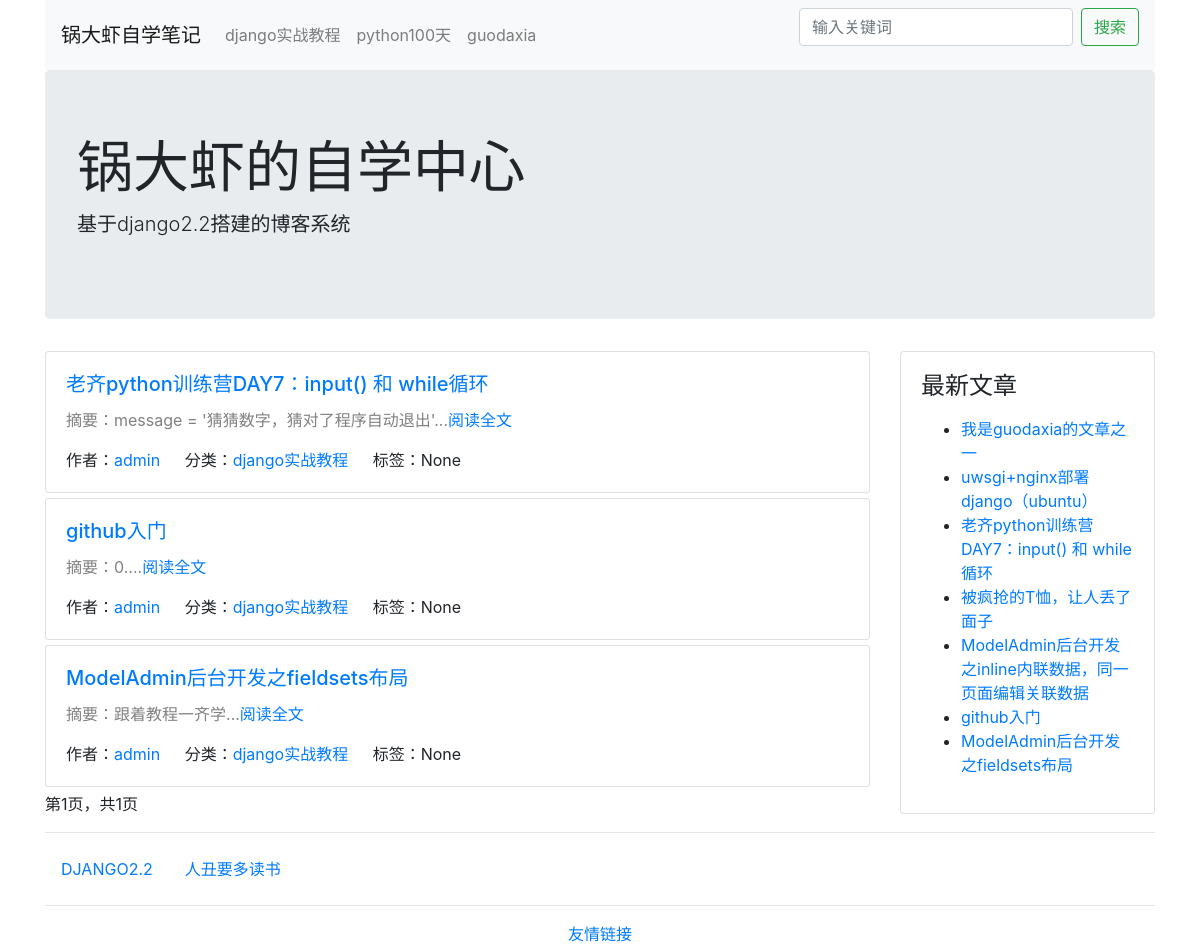
Page /category/1/ on the committed database.
### blog/models.py (models this page shows, shortened)
class Category(models.Model):
    STATUS_NORMAL = 1
    STATUS_DELETE = 0
    STATUS_ITEMS = (
        (STATUS_NORMAL, '正常'),
        (STATUS_DELETE, '删除'),
    )
    name = models.CharField('名称', max_length=50)
    status = models.PositiveIntegerField('状态', default=STATUS_NORMAL, choices=STATUS_ITEMS)
    is_nav = models.BooleanField('是否为导航', default=False)
    owner = models.ForeignKey(User, verbose_name='作者', on_delete=models.CASCADE)
    created_time = models.DateTimeField('创建时间', auto_now_add=True)
    class Meta:
        verbose_name = verbose_name_plural = '分类'
    @classmethod
    def get_navs(cls):
        categories = cls.objects.filter(status=cls.STATUS_NORMAL)
        nav_categories = []
        normal_categories = []
        for cate in categories:
            if cate.is_nav:
                nav_categories.append(cate)
            else:
                normal_categories.append(cate)
        category = {
            'navs': nav_categories,
            'categories': normal_categories,
        }
        return category

class Post(models.Model):
    STATUS_NORMAL = 1
    STATUS_DELETE = 0
    STATUS_DRAFT = 2
    STATUS_ITEMS = (
        (STATUS_NORMAL, '正常'),
        (STATUS_DELETE, '删除'),
        (STATUS_DRAFT, '草稿'),
    )
    title = models.CharField('标题', max_length=255)
    decs = models.CharField('摘要', max_length=1024, blank=True, null=True)
    content = models.TextField('正文', help_text='正文必须为markdown格式')
    status = models.PositiveIntegerField('状态', choices=STATUS_ITEMS, default=STATUS_NORMAL)
    category = models.ForeignKey(Category, verbose_name='分类', on_delete=models.CASCADE)
    tag = models.ManyToManyField(Tag, verbose_name='标签')
    owner = models.ForeignKey(User, verbose_name='作者', on_delete=models.CASCADE)
    created_time = models.DateTimeField('创建时间', auto_now_add=True)
    pv = models.PositiveIntegerField(default=1)
    uv = models.PositiveIntegerField(default=1)
    class Meta:
        verbose_name = verbose_name_plural = '文章'
        ordering = ['-id']
    @classmethod
    def latest_posts(cls):
        return cls.objects.filter(status=cls.STATUS_NORMAL)

### config/models.py (models this page shows, shortened)
class SideBar(models.Model):
    STATUS_SHOW = 1
    STATUS_HIDE = 2
    DISPLAY_HTML = 1
    DISPLAY_LATEST = 2
    DISPLAY_HOT = 3
    DISPLAY_COMMENT = 4
    STATUS_ITEMS = (
        (STATUS_SHOW, '展示'),
        (STATUS_HIDE, '隐藏'),
    )
    SIDE_TYPE = (
        (DISPLAY_HTML, 'HTML'),
        (DISPLAY_LATEST, '最新文章'),
        (DISPLAY_HOT, '最热文章'),
        (DISPLAY_COMMENT, '最近评论'),
    )
    title = models.CharField('标题', max_length=50)
    display_type = models.PositiveIntegerField('展示类型', choices=SIDE_TYPE, default=1)
    content = models.CharField('内容', help_text='如果设置的不是HTML类型，可为空', blank=True, max_length=500)
    status = models.PositiveIntegerField('状态', choices=STATUS_ITEMS, default=STATUS_SHOW)
    owner = models.ForeignKey(User, verbose_name='作者', on_delete=models.CASCADE)
    created_time = models.DateTimeField('创建时间', auto_now_add=True)
    class Meta:
        verbose_name = verbose_name_plural = '侧边栏'
    @classmethod
    def get_all(cls):
        return cls.objects.filter(status=cls.STATUS_SHOW)
    @property
    def content_html(self):
        from blog.models import Post
        from comment.models import Comment
        result = ''
        if self.display_type == self.DISPLAY_HTML:
            result = self.content
        elif self.display_type == self.DISPLAY_LATEST:
            context = {
                'posts': Post.latest_posts(),
            }
            result = render_to_string('config/blocks/sidebar_posts.html', context)
        elif self.display_type == self.DISPLAY_HOT:
            context = {
                'posts': Post.hot_posts(),
            }
            result = render_to_string('config/blocks/sidebar_posts.html', context)
        elif self.display_type == self.DISPLAY_COMMENT:
            context = {
                'comments': Comment.objects.filter(status=Comment.STATUS_NORMAL),
            }
            result = render_to_string('config/blocks/sidebar_comments.html', context)
        return result

### blog/views.py (the view)
# urls.py: path('category/<category_id>/', CategoryView.as_view(), name='category_list'),
class CategoryView(IndexView):
    def get_context_data(self, **kwargs):
        context = super().get_context_data(**kwargs)
        category_id = self.kwargs.get('category_id')
        category = get_object_or_404(Category, pk=category_id)
        context.update({
            'category': category,
        })
        return context
    def get_queryset(self):
        queryset = super().get_queryset()
        category_id = self.kwargs.get('category_id')
        return queryset.filter(category_id=category_id)

### blog/views.py (called while the page is built)
    def get_context_data(self, **kwargs):
        context = super().get_context_data(**kwargs)
        context.update({
            'sidebars': SideBar.get_all(),
        })
        context.update(Category.get_navs())
        return context

### typeidea/templates/blog/list.html (shortened to what this page needs)
{% extends "../base.html" %}
{% block main %}
{% for post in post_list %}
<div class="card post">
    <div class="card-body">
        <h5 class="card-title"><a href="{% url 'post_detail' post.id %}">{{ post.title }}</a></h5>
        <div>
            <p style="color: gray">摘要：{{ post.decs }}...<a href="{% url 'post_detail' post.id %}">阅读全文</a></p>
        </div>
        <span class="card-link">作者：<a href="{% url 'author' post.owner.id %}">{{ post.owner.username }}</a></span>
        <span class="card-link">分类：<a href="{% url 'category_list' post.category.id %}">{{ post.category.name }}</a></span>
        <span class="card-link">标签：{{ post.tag.name }}</span>
    </div>
</div>
{% endfor %}
{% if page_obj %}
第{{ page_obj.number }}页，共{{ paginator.num_pages }}页
{% endif %}
{% endblock %}

### typeidea/templates/base.html (shortened to what this page needs)
<!DOCTYPE html>
<html lang="en">
<head>
    <link rel="stylesheet" href="https://cdn.bootcss.com/bootstrap/4.0.0/css/bootstrap.min.css">
</head>
<body>
    <div class="container head">
    <nav class="navbar navbar-expand-lg navbar-light bg-light">
        <a class="navbar-brand" href="{% url 'index' %}">锅大虾自学笔记</a>
        <div class="collapse navbar-collapse" id="navbarSupportedContent">
            <ul class="navbar-nav mr-auto">
                {% for cate in navs %}
                <li class="nav-item">
                    <a class="nav-link" href="{% url 'category_list' cate.id %}">{{ cate.name }}</a>
                </li>
                {% endfor %}
            </ul>
            <ul>
                <form class="form-inline my-2 my-lg-0" action="/search/" method="GET">
                    <input class="form-control mr-sm-2" value="{{ keyword }}" type="search" placeholder="输入关键词" aria-label="Search" name="keyword">
                    <button class="btn btn-outline-success" type="submit">搜索</button>
                </form>
            </ul>
        </div>
    </nav>
    <div class="jumbotron">
        <h1 class="display-4">锅大虾的自学中心</h1>
        <p class="lead">基于django2.2搭建的博客系统</p>
    </div>
    </div>
    <div class="container main">
        <div class="row">
            <div class="col-9 post-list">
                {% block main %}
                {% endblock %}
            </div>
            <div class="col-3">
                {% block sidebar %}
                    {% for sidebar in sidebars %}
                    <div class="card sidebar">
                        <div class="card-body">
                            <h4>{{ sidebar.title }}</h4>
                            <p>{{ sidebar.content_html }}</p>
                        </div>
                    </div>
                    {% empty %}
                    暂无信息
                    {% endfor %}
                {% endblock %}
            </div>
        </div>
    </div>
    <footer class="footer">
        {% block footer%}
        <div class="container">
            <hr>
            <nav class="nav category">
                {% for cate in categories %}
                <a href="{% url 'category_list' cate.id %}" class="nav-link">{{ cate.name }}</a>
                {% endfor %}
            </nav>
            <hr>
            <nav style="text-align: center">
                <a href="{% url 'links'%}">友情链接</a>
            </nav>
        </div>
        {% endblock %}
    </footer>
</body>
</html>

### typeidea/templates/config/blocks/sidebar_posts.html
<ul>
    {% for post in posts %}
    <li><a href="/post/{{ post.id }}.html">{{ post.title }}</a></li>
    {% endfor %}
</ul>

### typeidea/templates/base.html (style rules this page uses)
.post { margin-bottom: 5px }

### rows in the picture
Category: name "django实战教程"
Category: name "python100天"
Category: name "guodaxia"
Post: title "老齐python训练营DAY7：input() 和 while循环", decs "message = '猜猜数字，猜对了程序自动退出'", owner.username "admin", category.name "django实战教程", tag.name "None"
Post: title "github入门", decs "0.", owner.username "admin", category.name "django实战教程", tag.name "None"
Post: title "ModelAdmin后台开发之fieldsets布局", decs "跟着教程一齐学", owner.username "admin", category.name "django实战教程", tag.name "None"
SideBar: title "最新文章"
Post: title "我是guodaxia的文章之一"
Post: title "uwsgi+nginx部署django（ubuntu）"
Post: title "被疯抢的T恤，让人丢了面子"
Post: title "ModelAdmin后台开发之inline内联数据，同一页面编辑关联数据"
Category: name "DJANGO2.2"
Category: name "人丑要多读书"

### other values in the picture
{{ page_obj.number }} "1"
{{ paginator.num_pages }} "1"
